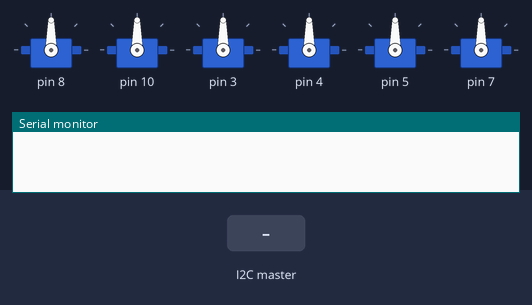
The sketch below on a simulated Arduino Uno, built with avr-gcc and run on an emulated ATmega328P. Parts: 6 × servo, the last lines printed to the serial monitor. The inputs (shaded band) are chosen by the test bench.

Above: at 1.2 s.
1.3 s: the I2C master sends the byte 1
At 2.0 s:
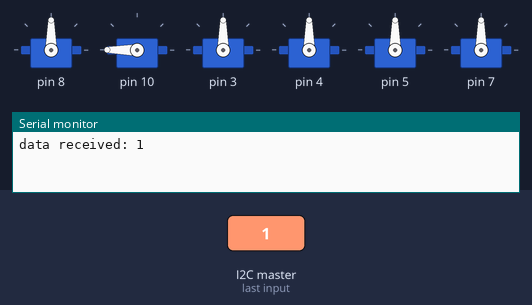
2.8 s: the I2C master sends the byte 0
At 3.2 s:
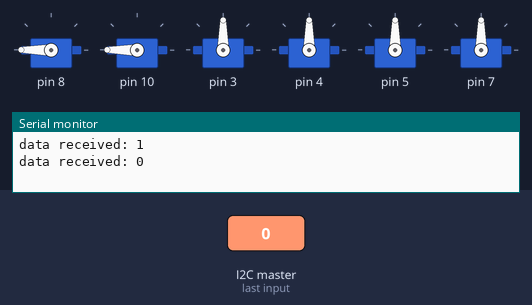
4.3 s: the I2C master sends the byte 2
At 5.5 s:
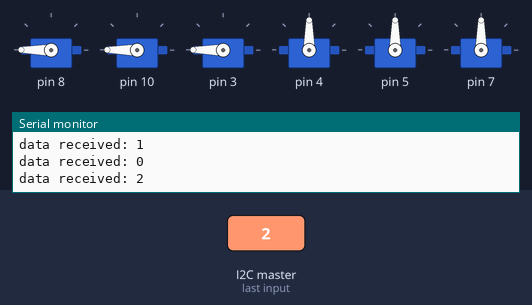
5.8 s: the I2C master sends the byte 1
At 6.6 s:
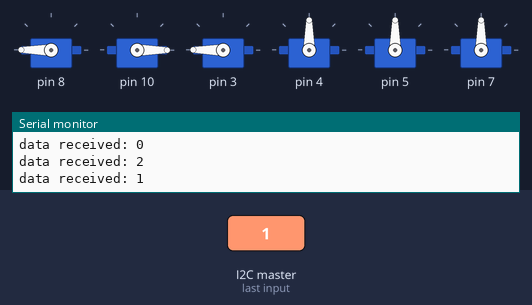
7.3 s: the I2C master sends the byte 0
At 7.8 s:
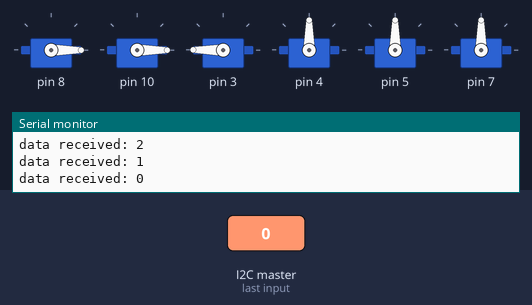
8.8 s: the I2C master sends the byte 2
At 10.2 s:
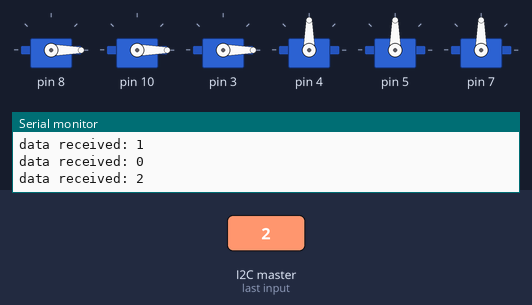
Timing chart, 0 to 11.3 s (numbered marks = the images above; inputs shaded):
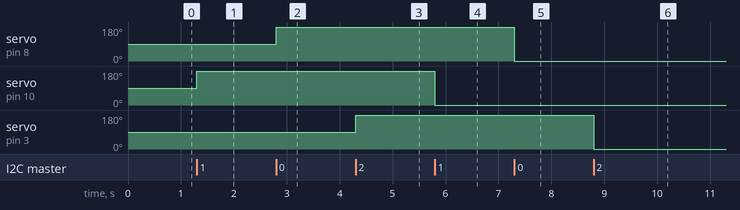

The sketch:

mock_driver.ino
```cpp
#include <Wire.h>
#include <Servo.h>

//Macros
#define SLAVE_ADDRESS 0x04 //Address of the Arduino in the I2C bus
#define NUMBER_OF_SERVOS 6 //Number of servos in 1 module
#define EXTENDED 180 //Degree of servo for a raised bump
#define RETRACTED 0 //Degree of servo for an unraised bump
#define NUMBER_OF_SYMBOLS 27 //Allows for modularity and additions.

Servo servo[6];
int number = 3;
Servo servo1;
int state[6] = {0,0,0,0,0,0};

void setup() {
  Serial.begin(9600); // start serial for output
  Wire.begin(SLAVE_ADDRESS); // initialize i2c as slave

  // define callbacks for i2c communication
  Wire.onReceive(receiveData);
  Wire.onRequest(sendData);
  // put your setup code here, to run once:
  servo[0].attach(8);
  servo[1].attach(10);
  servo[2].attach(3);
  servo[3].attach(4);
  servo[4].attach(5);
  servo[5].attach(7);
  //servo1.attach(2);

}

void loop(){
  delay(100);
}


// callback function for received data
void receiveData(int byteCount){

  while(Wire.available()) { //Reading from Slave-Pi
    number = Wire.read();
    Serial.print("data received: ");
    Serial.println(number);

    if(state[number] == 0){
      servo[number].write(EXTENDED);
      delay(500);
      state[number] ^= 1;
    }else{
      servo[number].write(0);
      delay(500);
      state[number] ^= 1;
    }

  }//while

}

// callback function for sending data
void sendData(){
  Wire.write(number+1);
}
```

Measured:
- after the input at 1.3 s, servo on pin 10: 90° → 180° at once
- after the input at 2.8 s, servo on pin 8: 90° → 180° at once
- after the input at 4.3 s, servo on pin 3: 90° → 180° at once
- after the input at 5.8 s, servo on pin 10: 180° → 0° at once
- after the input at 7.3 s, servo on pin 8: 180° → 0° at once
- after the input at 8.8 s, servo on pin 3: 180° → 0° at once
